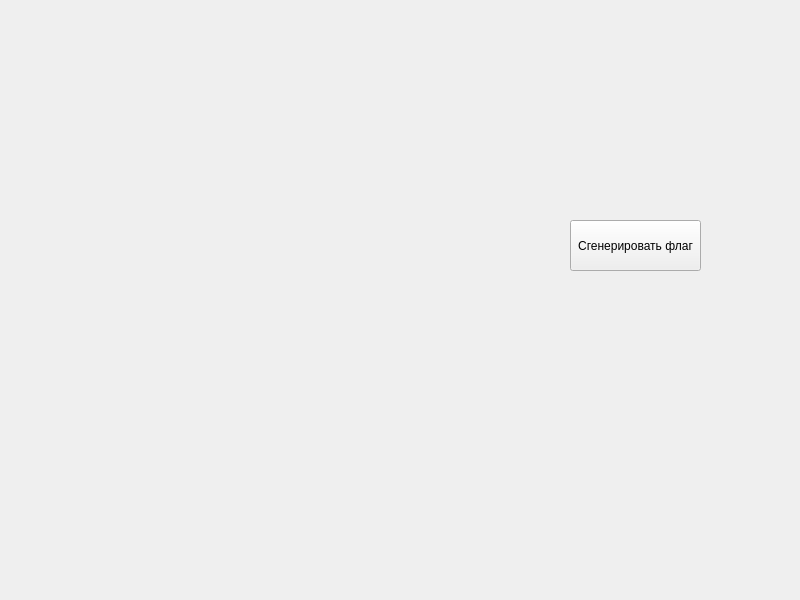
<?xml version="1.0" encoding="UTF-8"?>
<ui version="4.0">
 <class>MainWindow</class>
 <widget class="QMainWindow" name="MainWindow">
  <property name="geometry">
   <rect>
    <x>0</x>
    <y>0</y>
    <width>800</width>
    <height>600</height>
   </rect>
  </property>
  <property name="windowTitle">
   <string>MainWindow</string>
  </property>
  <widget class="QWidget" name="centralwidget">
   <widget class="QLabel" name="label_flag">
    <property name="geometry">
     <rect>
      <x>120</x>
      <y>120</y>
      <width>400</width>
      <height>300</height>
     </rect>
    </property>
    <property name="text">
     <string/>
    </property>
   </widget>
   <widget class="QPushButton" name="btn_generate">
    <property name="geometry">
     <rect>
      <x>570</x>
      <y>220</y>
      <width>131</width>
      <height>51</height>
     </rect>
    </property>
    <property name="text">
     <string>Сгенерировать флаг</string>
    </property>
   </widget>
  </widget>
 </widget>
 <resources/>
 <connections/>
</ui>
